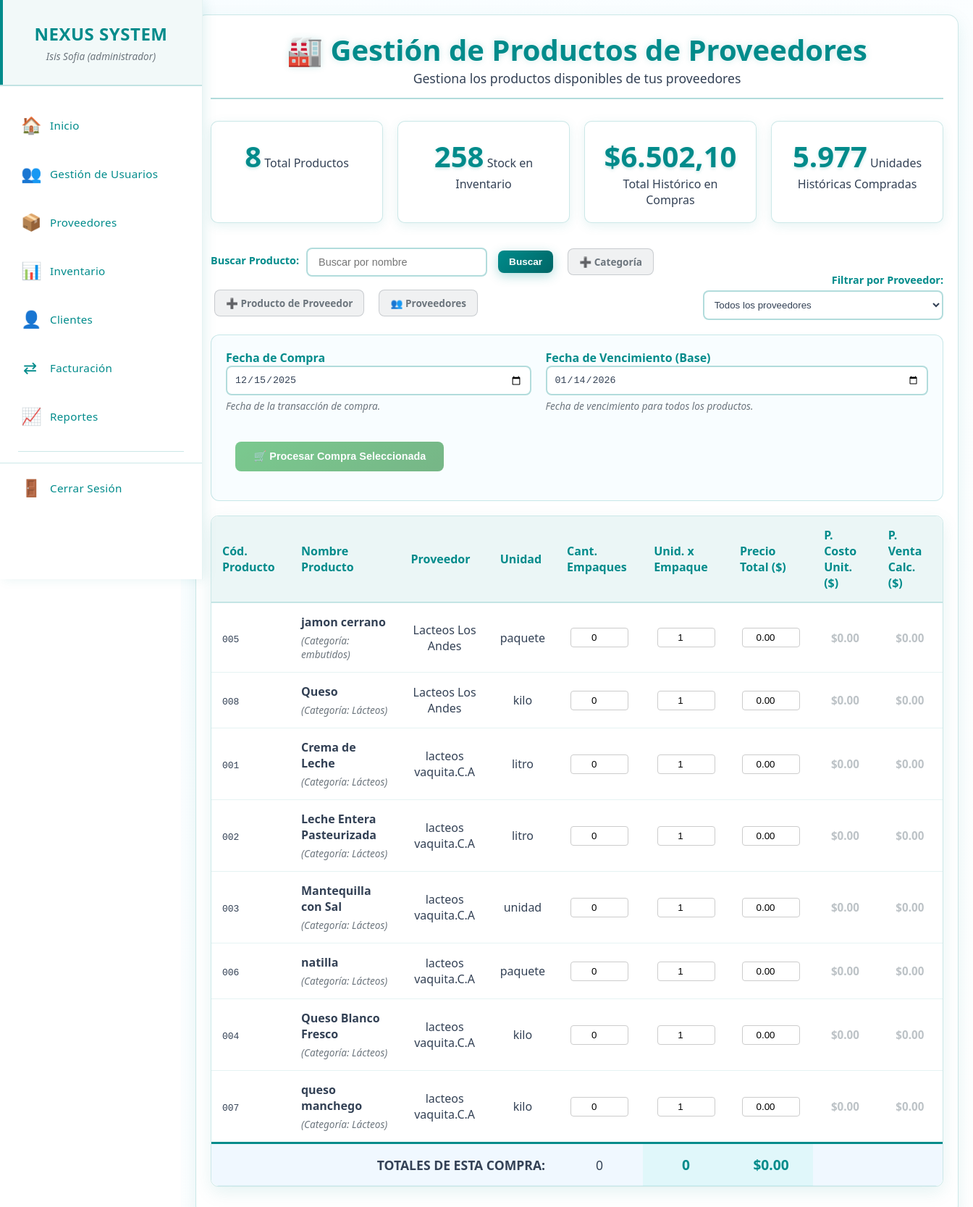
The page /productos_proveedores.php (signed in) on the database as committed earlier.
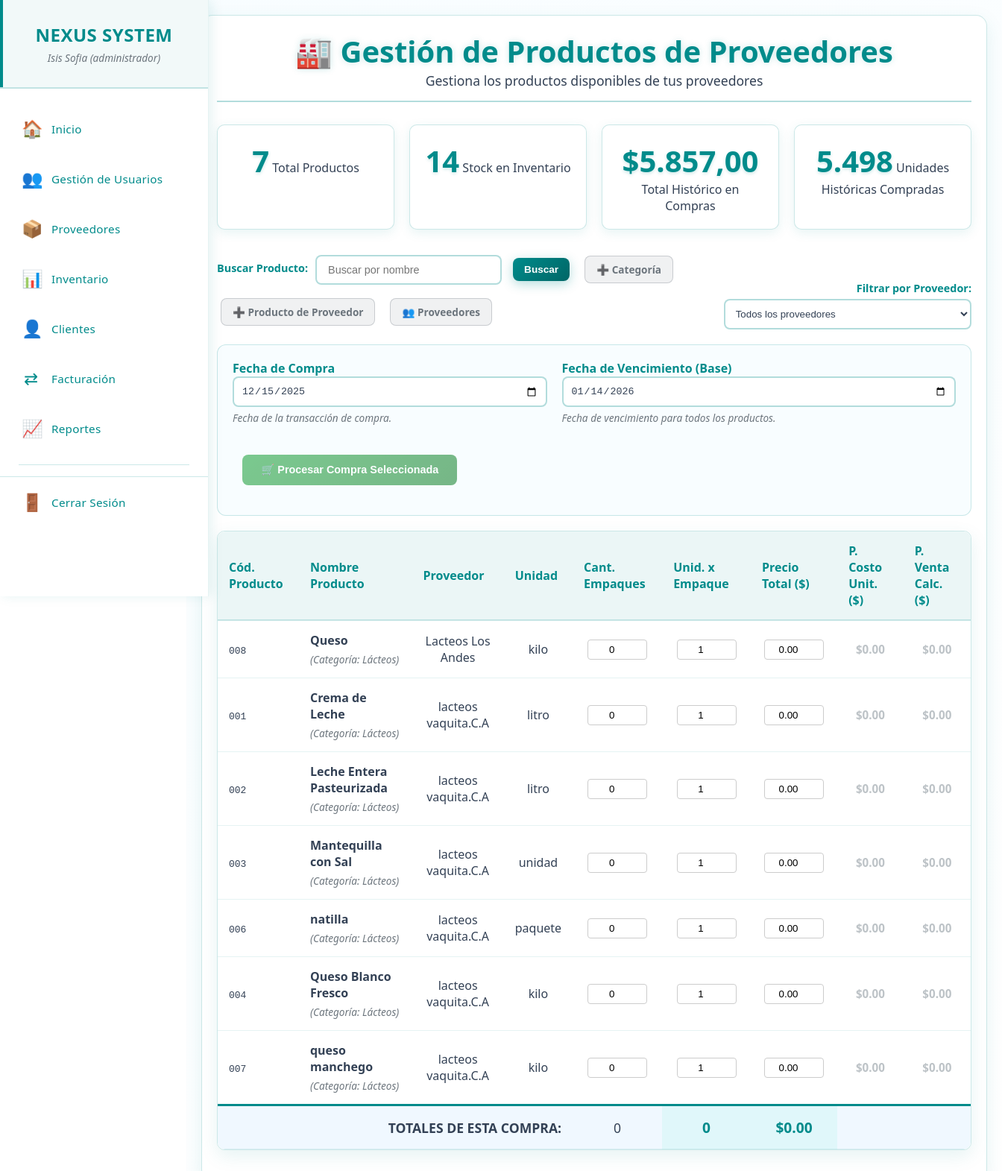
The same page on the database as committed later.
### tables this page shows
CREATE TABLE `productos_proveedor` (
  `id_producto_proveedor` int(11) NOT NULL,
  `codigo_producto` varchar(50) NOT NULL,
  `nombre` varchar(255) NOT NULL,
  `descripcion` text DEFAULT NULL,
  `id_categoria` int(11) NOT NULL,
  `id_subcategoria` int(11) DEFAULT NULL,
  `id_proveedor` int(11) NOT NULL,
  `precio_compra` decimal(10,2) NOT NULL,
  `unidad_medida` varchar(20) DEFAULT 'unidad',
  `fecha_compra` date DEFAULT NULL,
  `es_perecedero` tinyint(1) DEFAULT 0,
  `registro` timestamp NOT NULL DEFAULT current_timestamp(),
  `actualizacion` timestamp NOT NULL DEFAULT current_timestamp() ON UPDATE current_timestamp()
);

CREATE TABLE `categoria_prod` (
  `id` int(11) NOT NULL,
  `nombre_categoria` varchar(50) NOT NULL,
  `estado` enum('active','inactive') DEFAULT 'active',
  `created_at` timestamp NOT NULL DEFAULT current_timestamp()
);

CREATE TABLE `proveedores` (
  `id_proveedor` int(11) NOT NULL,
  `nombres` varchar(255) NOT NULL,
  `nombre_comercial` varchar(255) NOT NULL,
  `rif` varchar(20) NOT NULL,
  `telefono` varchar(20) DEFAULT NULL,
  `email` varchar(100) DEFAULT NULL,
  `direccion` text DEFAULT NULL,
  `estado` enum('activo','inactivo') DEFAULT 'activo',
  `registro` timestamp NOT NULL DEFAULT current_timestamp(),
  `actualizacion` timestamp NOT NULL DEFAULT current_timestamp() ON UPDATE current_timestamp()
);

### productos_proveedores.php (the view, shortened to what the changed rows need)
<?php
require_once 'menu.php';
$titulo = "Gestión de Productos de Proveedores";
$id_proveedor = isset($_GET['id_proveedor']) ? intval($_GET['id_proveedor']) : 0;
$sql_base = "SELECT
                pp.*,
                cp.nombre_categoria,
                s.nombre_subcategoria,
                p.nombre_comercial as proveedor,
                p.telefono as telefono_proveedor,
                p.email as email_proveedor
            FROM productos_proveedor pp
            JOIN categoria_prod cp ON pp.id_categoria = cp.id
            LEFT JOIN subcategorias s ON pp.id_subcategoria = s.id
            JOIN proveedores p ON pp.id_proveedor = p.id_proveedor";
$params = [];
$sql_base .= " ORDER BY p.nombre_comercial, pp.nombre";
try {
    $stmt = $pdo->prepare($sql_base);
    $stmt->execute($params);
    $result = $stmt->fetchAll(PDO::FETCH_ASSOC);
    $total_productos = count($result);
} catch (PDOException $e) {
    $error = "Error al obtener los productos: " . $e->getMessage();
    $result = [];
    $total_productos = 0;
}
function getStats($pdo, $id_proveedor) {
    $stats = [
        'total_stock' => 0,
        'total_invertido' => 0.0,
        'total_unidades_compradas' => 0
    ];
    $params = [];
    $where = '';
    $sql_stock = "SELECT SUM(p.cantidad) FROM productos p
                  JOIN productos_proveedor pp ON p.id_producto_proveedor = pp.id_producto_proveedor $where";
    $stmt_stock = $pdo->prepare($sql_stock);
    $stmt_stock->execute($params);
    $stats['total_stock'] = (int)$stmt_stock->fetchColumn() ?: 0;
    $sql_invertido = "SELECT SUM(hc.precio_total) FROM historial_compras hc
                      JOIN productos_proveedor pp ON hc.id_producto_proveedor = pp.id_producto_proveedor $where";
    $stmt_invertido = $pdo->prepare($sql_invertido);
    $stmt_invertido->execute($params);
    $stats['total_invertido'] = (float)$stmt_invertido->fetchColumn() ?: 0.0;
    $sql_unidades = "SELECT SUM(hc.total_unidades) FROM historial_compras hc
                     JOIN productos_proveedor pp ON hc.id_producto_proveedor = pp.id_producto_proveedor $where";
    $stmt_unidades = $pdo->prepare($sql_unidades);
    $stmt_unidades->execute($params);
    $stats['total_unidades_compradas'] = (int)$stmt_unidades->fetchColumn() ?: 0;
    return $stats;
}
$stats = getStats($pdo, $id_proveedor);
?>
<!DOCTYPE html>
<html lang="es">
<head>
    <link rel="stylesheet" href="css/proveedores.css">
</head>
<body>
   <main class="main-content">
        <div class="content-wrapper">
            <div class="container">
                <div class="header">
                    <h1>🏭 <?php echo $titulo; ?></h1>
                </div>
                <div class="stats-container">
                    <div class="stat-card">
                        <span class="stat-number"><?php echo $total_productos; ?></span>
                        <span class="stat-label">Total Productos</span>
                    </div>
                    <div class="stat-card">
                        <span class="stat-number"><?php echo number_format($stats['total_stock'], 0, ',', '.'); ?></span>
                        <span class="stat-label">Stock en Inventario</span>
                    </div>
                    <div class="stat-card">
                        <span class="stat-number">$<?php echo number_format($stats['total_invertido'], 2, ',', '.'); ?></span>
                        <span class="stat-label">Total Histórico en Compras</span>
                    </div>
                    <div class="stat-card">
                        <span class="stat-number"><?php echo number_format($stats['total_unidades_compradas'], 0, ',', '.'); ?></span>
                        <span class="stat-label">Unidades Históricas Compradas</span>
                    </div>
                </div>
                <?php if ($total_productos > 0): ?>
                    <form method="POST" action="procesar_compras_multiples.php" onsubmit="return validarCompraMultiple(this)">
                        <div class="table-container">
                            <table class="table tabla-compras">
                                <thead>
                                    <tr>
                                        <th style="text-align: left;">Cód. Producto</th>
                                        <th style="text-align: left;">Nombre Producto</th>
                                        <?php if ($id_proveedor == 0): ?>
                                            <th>Proveedor</th>
                                        <?php endif; ?>
                                        <th>Unidad</th>
                                        <th>Cant. Empaques</th>
                                        <th>Unid. x Empaque</th>
                                        <th>Precio Total ($)</th>
                                        <th>P. Costo Unit. ($)</th>
                                        <th>P. Venta Calc. ($)</th>
                                    </tr>
                                </thead>
                                <tbody>
                                    <?php foreach($result as $row): ?>
                                        <?php
                                        $id = $row['id_producto_proveedor'];
                                        $nombre = htmlspecialchars($row['nombre']);
                                        ?>
                                        <tr id="producto-row-<?= $id ?>">
                                            <td style="text-align: left;"><code><?php echo $row['codigo_producto']; ?></code></td>
                                            <td style="text-align: left;">
                                                <strong><?php echo $nombre; ?></strong>
                                                <small>(Categoría: <?= $row['nombre_categoria'] ?>)</small>
                                            </td>
                                            <?php if ($id_proveedor == 0): ?>
                                                <td><?php echo $row['proveedor']; ?></td>
                                            <?php endif; ?>
                                            <td><?php echo $row['unidad_medida']; ?></td>
                                            <td>
                                                <input type="number" name="productos[<?= $id ?>][empaques]" id="empaques_<?= $id ?>"
                                                       min="0" max="100" value="0" oninput="calcularFila(<?= $id ?>)" data-id="<?= $id ?>" data-campo="empaques" required>
                                            </td>
                                            <td>
                                                <input type="number" name="productos[<?= $id ?>][unidades_x_empaque]" id="unidades_<?= $id ?>"
                                                       min="1" max="1000" value="1" oninput="calcularFila(<?= $id ?>)" data-id="<?= $id ?>" data-campo="unidades" required>
                                            </td>
                                            <td>
                                                <input type="number" name="productos[<?= $id ?>][precio_total]" id="precio_total_<?= $id ?>"
                                                       step="0.01" min="0" value="0.00" oninput="calcularFila(<?= $id ?>)" data-id="<?= $id ?>" data-campo="precio" required>
                                            </td>
                                            <td>
                                                <span id="costo_unitario_<?= $id ?>" class="costo-calculado" style="color: #e74c3c;">$0.00</span>
                                            </td>
                                            <td>
                                                <span id="precio_venta_<?= $id ?>" class="costo-calculado" style="color: #28a745;">$0.00</span>
                                            </td>
                                        </tr>
                                    <?php endforeach; ?>
                                </tbody>
                                </table>
                        </div>
                    </form>
                <?php endif; ?>
            </div>
        </div>
   </main>
</body>
</html>

Rows that differ between the two databases and show on the page:
removed productos_proveedor: codigo_producto "005", nombre "jamon cerrano", categoria_prod.nombre_categoria "embutidos", id_proveedor.nombre_comercial "Lacteos Los Andes", unidad_medida "paquete"
Other text that changed with them:
$total_productos: "8" → "7"
$stats['total_stock']: "258" → "14"
$stats['total_invertido']: "6.502,10" → "5.857,00"
$stats['total_unidades_compradas']: "5.977" → "5.498"
